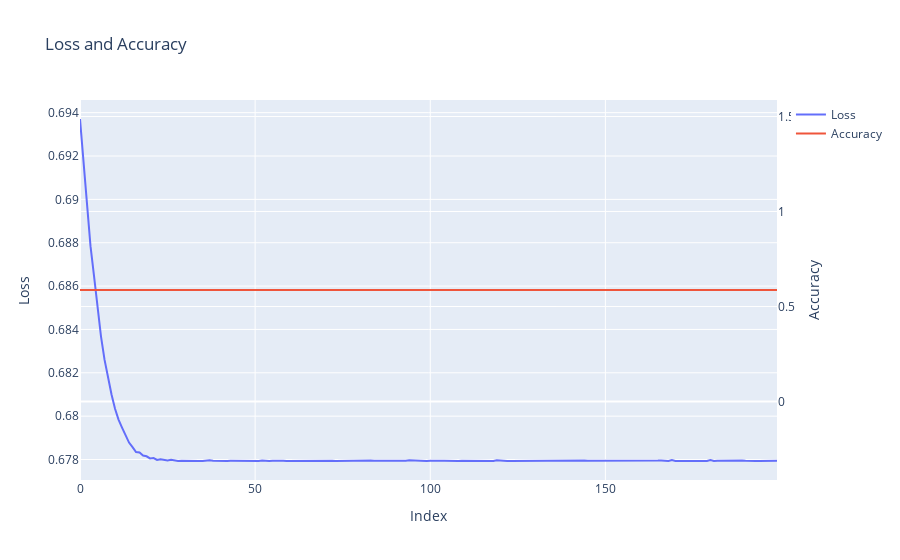

The notebook cell saved with this chart:
### Code cell
import pandas as pd
import plotly.graph_objects as go

# Convert to pandas DataFrame
df = pd.DataFrame(results)

fig = go.Figure()

fig.add_trace(
    go.Scatter(x=df.index, y=df['loss'], name='Loss', yaxis='y1')
)
fig.add_trace(
    go.Scatter(x=df.index, y=df['acc'], name='Accuracy', yaxis='y2')
)

fig.update_layout(
    title='Loss and Accuracy',
    xaxis=dict(title='Index'),
    yaxis=dict(title='Loss', side='left'),
    yaxis2=dict(title='Accuracy', overlaying='y', side='right')
)

fig.show()

### Figure 1 — Plotly figure (JSON) as saved in the notebook; plotly's stock layout.template omitted (floating-point values rounded to 4 significant figures; data arrays with more than 128 entries replaced by an {"elided": "..."} marker saying what was removed)
{"data": [{"name": "Loss", "type": "scatter", "x": {"elided": "200 int values"}, "y": {"elided": "200 float values"}, "yaxis": "y"}, {"name": "Accuracy", "type": "scatter", "x": {"elided": "200 int values"}, "y": {"elided": "200 float values"}, "yaxis": "y2"}], "layout": {"title": {"text": "Loss and Accuracy"}, "xaxis": {"title": {"text": "Index"}}, "yaxis": {"side": "left", "title": {"text": "Loss"}}, "yaxis2": {"overlaying": "y", "side": "right", "title": {"text": "Accuracy"}}}}
